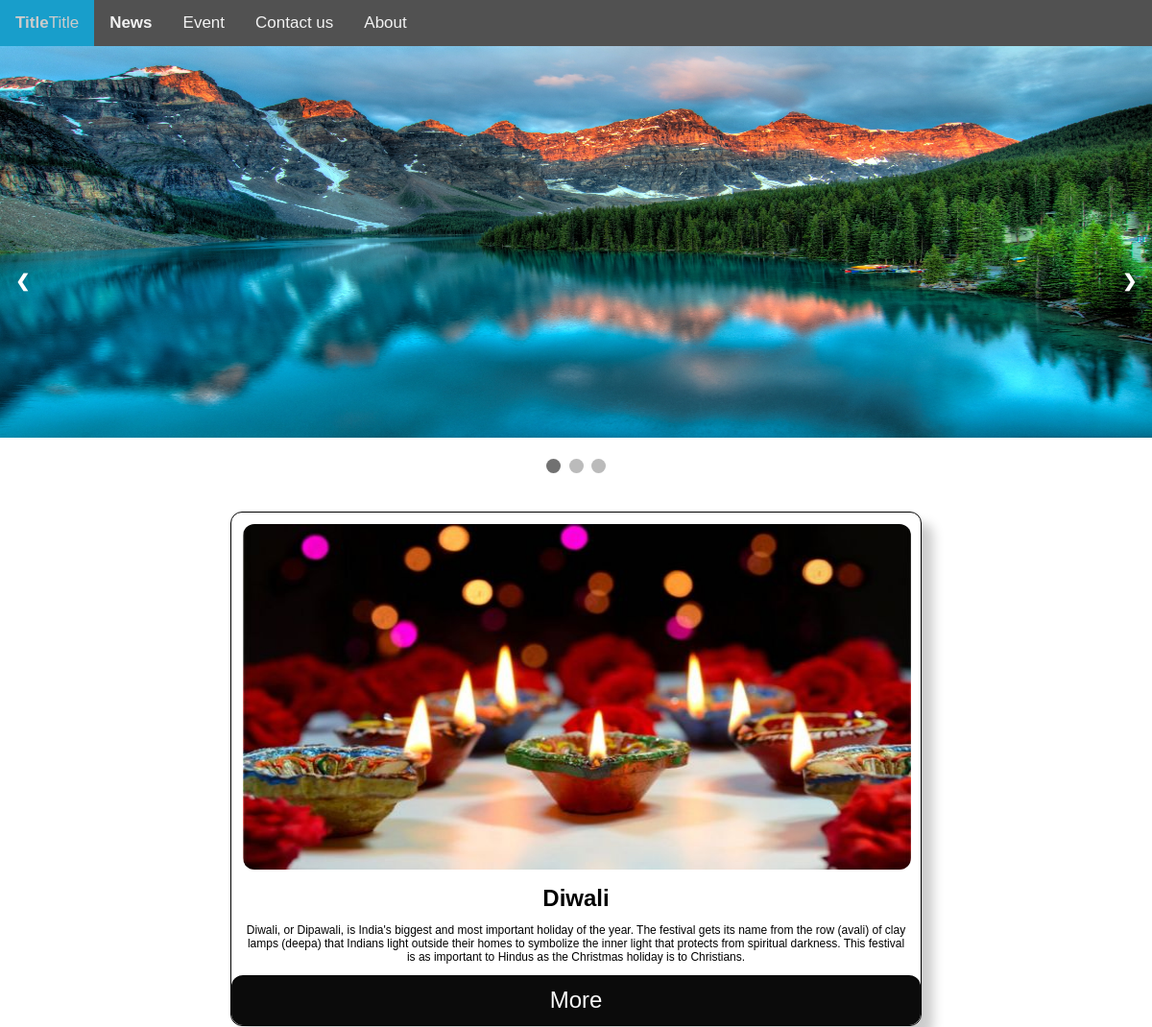
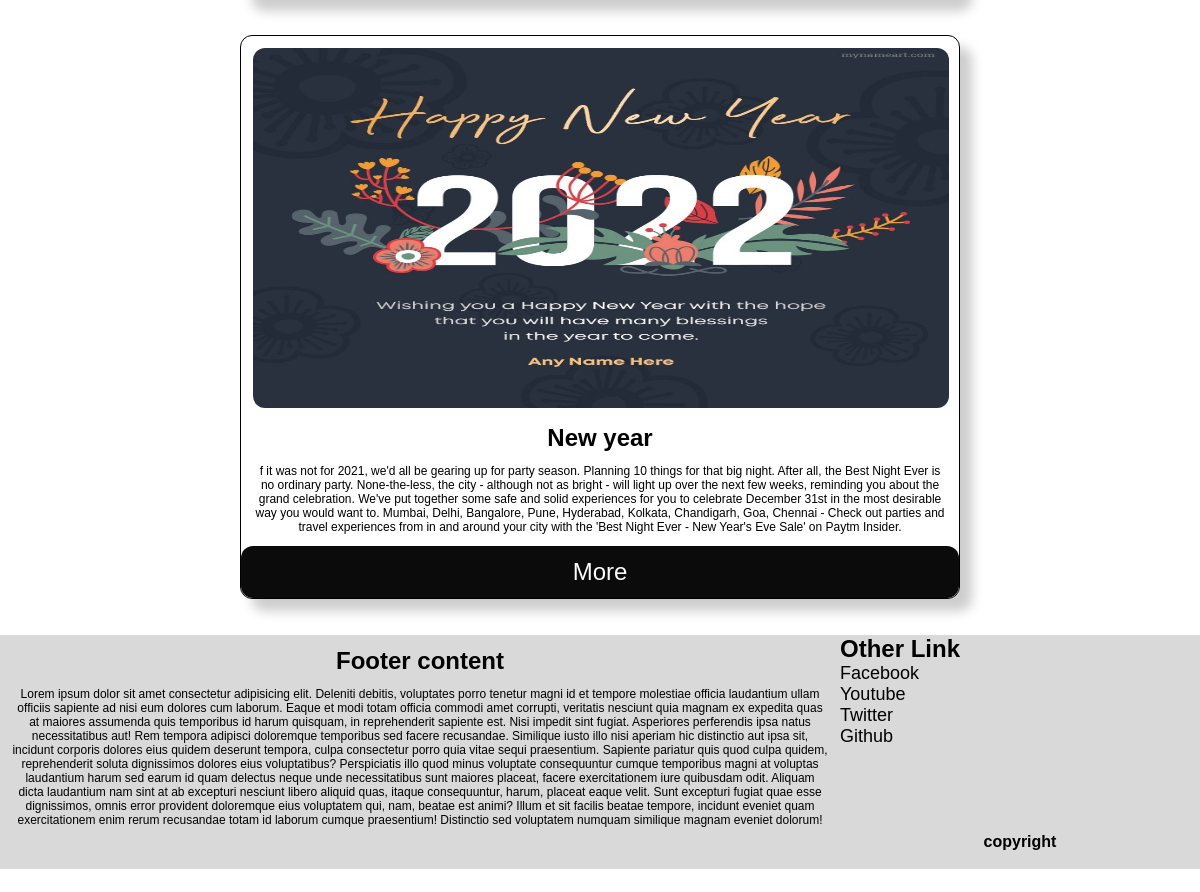
Screenshot of /event/ with the database file from the repository (2 pictures, top to bottom).
### blog_app/models.py (models this page shows, shortened)
class Event(models.Model):
    ev_title=models.CharField(max_length=50)
    ev_des=models.TextField(max_length=3000)
    ev_slug=AutoSlugField(populate_from='ev_title',unique=True,null=True,default=None)
    ev_content=FroalaField()
    ev_img=models.ImageField(upload_to='ev_images')

### blog_app/views.py (the view)
# urls.py: path("event/",views.event,name='event'),
def event(request):
    i_data= Event.objects.all()
    data_ev={
        'data_ev':i_data,
    }
    return render(request, 'event.html',data_ev)

### templates/event.html (shortened to what this page needs)
{% extends 'base.html' %}
{% block content %}
<div>
{% for i in data_ev reversed %}
<div class="card">
  <img src="/media/{{i.ev_img}}" alt="John" >
  <h2>{{i.ev_title}}</h2>
  <p>{{i.ev_des}}</p>
  <a class="event_but" href="{% url 'event_d' i.ev_slug %}">More</a>
</div>
{% endfor %}
</div>
{% endblock content %}

### static/sty.css (style rules this page uses)
* { margin: 0%; padding: 0%; box-sizing: border-box; }
body { font-family: Arial, Helvetica, sans-serif; }
h2 { font-size: 2.0vw; }
p { font-size: 1vw; }
.ft_1 h2,p { margin: 1vw; }
.card { box-shadow: 0 4px 8px 0 rgba(0, 0, 0, 0.2); max-width: 300px; margin: auto; text-align: center; font-family: arial; }
a { text-decoration: none; font-size: 22px; color: black; }
.card { box-shadow: 1vw 1vw 1vw 0 rgba(0, 0, 0, 0.2); max-width: 60vw; height: auto; margin: auto; text-align: center; font-family: arial; border-radius: 1vw; border-color: #000; border-style: solid; border-width: 1px; margin-top: 3vw; }
.card img { width: 58vw; max-height: 30vw; border-radius: 1vw; margin: 1vw; }
.event_but { color: #fbfbfb; background-color: #0b0b0b; padding: 1vw; border-radius: 1vw; display: block; font-size: 2vw; }

### rows the page displays
Event: ev_img (picture), ev_title "Diwali", ev_des "Diwali, or Dipawali, is India's biggest and most important holiday of the year. The festival gets its name from the row (avali) of clay lamps (deepa) that Indians light outside their homes to symbolize the inner light that protects from spiritual darkness. This festival is as important to Hindus as the Christmas holiday is to Christians."
Event: ev_img (picture), ev_title "New year", ev_des "f it was not for 2021, we'd all be gearing up for party season. Planning 10 things for that big night. After all, the Best Night Ever is no ordinary party. None-the-less, the city - although not as bright - will light up over the next few weeks, reminding you about the grand celebration. We've put together some safe and solid experiences for you to celebrate December 31st in the most desirable way you would want to. Mumbai, Delhi, Bangalore, Pune, Hyderabad, Kolkata, Chandigarh, Goa, Chennai - Check out parties and travel experiences from in and around your city with the 'Best Night Ever - New Year's Eve Sale' on Paytm Insider."
